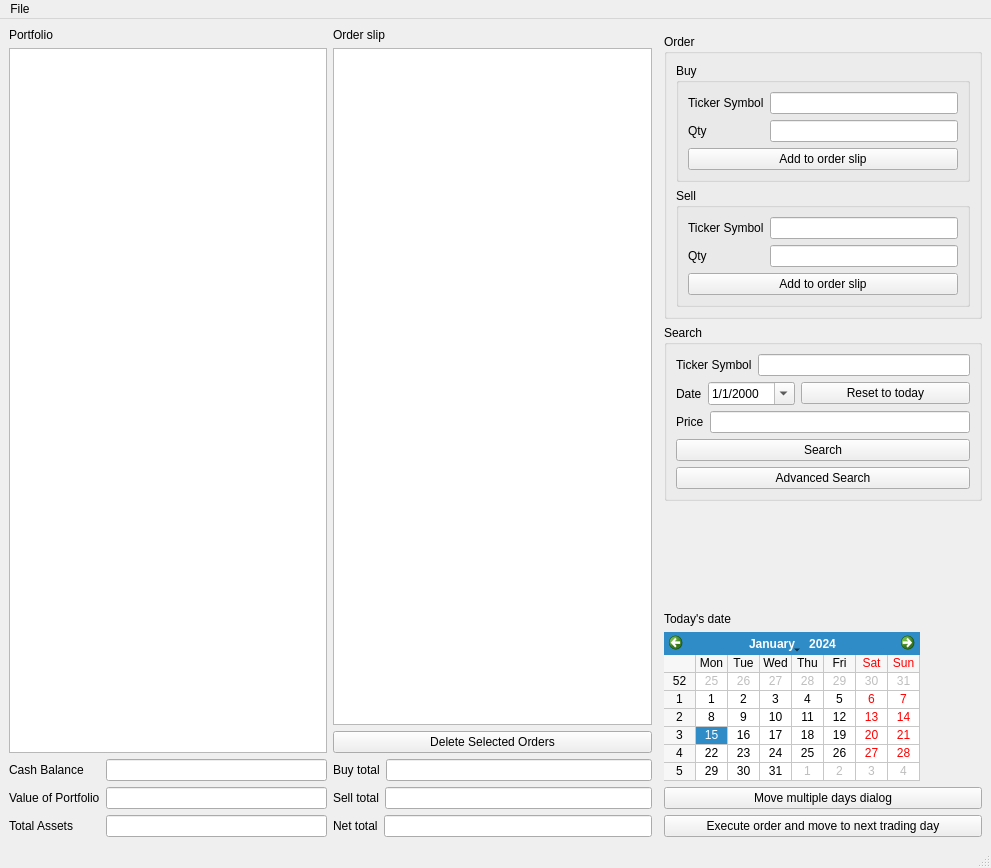
<?xml version="1.0" encoding="UTF-8"?>
<ui version="4.0">
 <class>MainWindow</class>
 <widget class="QMainWindow" name="MainWindow">
  <property name="geometry">
   <rect>
    <x>0</x>
    <y>0</y>
    <width>991</width>
    <height>868</height>
   </rect>
  </property>
  <property name="windowTitle">
   <string>Stock Market Trading Simulator</string>
  </property>
  <property name="windowIcon">
   <iconset>
    <normaloff>Stock-Prophet.jpg</normaloff>Stock-Prophet.jpg</iconset>
  </property>
  <widget class="QWidget" name="centralwidget">
   <layout class="QGridLayout" name="gridLayout">
    <item row="0" column="0" rowspan="2">
     <layout class="QVBoxLayout" name="verticalLayout_10">
      <item>
       <layout class="QVBoxLayout" name="verticalLayout_11">
        <item>
         <widget class="QLabel" name="label_3">
          <property name="text">
           <string>Portfolio</string>
          </property>
         </widget>
        </item>
        <item>
         <widget class="QTableWidget" name="tableWidget">
          <property name="selectionBehavior">
           <enum>QAbstractItemView::SelectRows</enum>
          </property>
         </widget>
        </item>
       </layout>
      </item>
      <item>
       <layout class="QGridLayout" name="gridLayout_5">
        <item row="0" column="0">
         <widget class="QLabel" name="label_17">
          <property name="text">
           <string>Cash Balance</string>
          </property>
         </widget>
        </item>
        <item row="0" column="1">
         <widget class="QLineEdit" name="lineEdit_12">
          <property name="readOnly">
           <bool>true</bool>
          </property>
         </widget>
        </item>
        <item row="1" column="0">
         <widget class="QLabel" name="label_18">
          <property name="text">
           <string>Value of Portfolio</string>
          </property>
         </widget>
        </item>
        <item row="1" column="1">
         <widget class="QLineEdit" name="lineEdit_13">
          <property name="readOnly">
           <bool>true</bool>
          </property>
         </widget>
        </item>
        <item row="2" column="0">
         <widget class="QLabel" name="label_19">
          <property name="text">
           <string>Total Assets</string>
          </property>
         </widget>
        </item>
        <item row="2" column="1">
         <widget class="QLineEdit" name="lineEdit_14">
          <property name="readOnly">
           <bool>true</bool>
          </property>
         </widget>
        </item>
       </layout>
      </item>
     </layout>
    </item>
    <item row="0" column="1" rowspan="2">
     <layout class="QVBoxLayout" name="verticalLayout_16">
      <item>
       <layout class="QVBoxLayout" name="verticalLayout_17">
        <item>
         <widget class="QLabel" name="label_30">
          <property name="text">
           <string>Order slip</string>
          </property>
         </widget>
        </item>
        <item>
         <widget class="QTableWidget" name="tableWidget_2">
          <property name="selectionMode">
           <enum>QAbstractItemView::ExtendedSelection</enum>
          </property>
          <property name="selectionBehavior">
           <enum>QAbstractItemView::SelectItems</enum>
          </property>
         </widget>
        </item>
        <item>
         <widget class="QPushButton" name="pushButton_12">
          <property name="text">
           <string>Delete Selected Orders</string>
          </property>
         </widget>
        </item>
        <item>
         <layout class="QGridLayout" name="gridLayout_2">
          <item row="0" column="0">
           <layout class="QHBoxLayout" name="horizontalLayout_7">
            <item>
             <widget class="QLabel" name="label_5">
              <property name="text">
               <string>Buy total</string>
              </property>
             </widget>
            </item>
            <item>
             <widget class="QLineEdit" name="lineEdit_4"/>
            </item>
           </layout>
          </item>
          <item row="1" column="0">
           <layout class="QHBoxLayout" name="horizontalLayout_8">
            <item>
             <widget class="QLabel" name="label_6">
              <property name="text">
               <string>Sell total</string>
              </property>
             </widget>
            </item>
            <item>
             <widget class="QLineEdit" name="lineEdit_5"/>
            </item>
           </layout>
          </item>
          <item row="2" column="0">
           <layout class="QHBoxLayout" name="horizontalLayout_9">
            <item>
             <widget class="QLabel" name="label_7">
              <property name="text">
               <string>Net total</string>
              </property>
             </widget>
            </item>
            <item>
             <widget class="QLineEdit" name="lineEdit_6"/>
            </item>
           </layout>
          </item>
         </layout>
        </item>
       </layout>
      </item>
      <item>
       <layout class="QVBoxLayout" name="verticalLayout_18"/>
      </item>
     </layout>
    </item>
    <item row="0" column="2" rowspan="2" colspan="2">
     <widget class="QLabel" name="label_20">
      <property name="text">
       <string/>
      </property>
     </widget>
    </item>
    <item row="1" column="3">
     <layout class="QVBoxLayout" name="verticalLayout_2">
      <item>
       <layout class="QVBoxLayout" name="verticalLayout_13">
        <item>
         <widget class="QGroupBox" name="groupBox_5">
          <property name="title">
           <string>Order</string>
          </property>
          <layout class="QVBoxLayout" name="verticalLayout_14">
           <item>
            <widget class="QGroupBox" name="groupBox_6">
             <property name="title">
              <string>Buy</string>
             </property>
             <layout class="QGridLayout" name="gridLayout_6">
              <item row="0" column="0">
               <widget class="QLabel" name="label_21">
                <property name="text">
                 <string>Ticker Symbol</string>
                </property>
               </widget>
              </item>
              <item row="0" column="1">
               <widget class="QLineEdit" name="lineEdit_15"/>
              </item>
              <item row="1" column="0">
               <widget class="QLabel" name="label_22">
                <property name="text">
                 <string>Qty</string>
                </property>
               </widget>
              </item>
              <item row="1" column="1">
               <widget class="QLineEdit" name="lineEdit_16"/>
              </item>
              <item row="2" column="0" colspan="2">
               <widget class="QPushButton" name="pushButton_7">
                <property name="text">
                 <string>Add to order slip</string>
                </property>
               </widget>
              </item>
             </layout>
            </widget>
           </item>
           <item>
            <widget class="QGroupBox" name="groupBox_7">
             <property name="title">
              <string>Sell</string>
             </property>
             <layout class="QGridLayout" name="gridLayout_7">
              <item row="0" column="1">
               <widget class="QLineEdit" name="lineEdit_18"/>
              </item>
              <item row="1" column="1">
               <widget class="QLineEdit" name="lineEdit_19"/>
              </item>
              <item row="0" column="0">
               <widget class="QLabel" name="label_24">
                <property name="text">
                 <string>Ticker Symbol</string>
                </property>
               </widget>
              </item>
              <item row="1" column="0">
               <widget class="QLabel" name="label_25">
                <property name="text">
                 <string>Qty</string>
                </property>
               </widget>
              </item>
              <item row="2" column="0" colspan="2">
               <widget class="QPushButton" name="pushButton_8">
                <property name="text">
                 <string>Add to order slip</string>
                </property>
               </widget>
              </item>
             </layout>
            </widget>
           </item>
          </layout>
         </widget>
        </item>
        <item>
         <widget class="QGroupBox" name="groupBox_8">
          <property name="title">
           <string>Search</string>
          </property>
          <layout class="QVBoxLayout" name="verticalLayout_19">
           <item>
            <layout class="QHBoxLayout" name="horizontalLayout">
             <item>
              <widget class="QLabel" name="label_27">
               <property name="text">
                <string>Ticker Symbol</string>
               </property>
              </widget>
             </item>
             <item>
              <widget class="QLineEdit" name="lineEdit_21"/>
             </item>
            </layout>
           </item>
           <item>
            <layout class="QHBoxLayout" name="horizontalLayout_2">
             <item>
              <widget class="QLabel" name="label_28">
               <property name="text">
                <string>Date</string>
               </property>
              </widget>
             </item>
             <item>
              <widget class="QDateEdit" name="dateEdit_2">
               <property name="sizePolicy">
                <sizepolicy hsizetype="Preferred" vsizetype="Fixed">
                 <horstretch>0</horstretch>
                 <verstretch>0</verstretch>
                </sizepolicy>
               </property>
               <property name="displayFormat">
                <string>M/d/yyyy</string>
               </property>
               <property name="calendarPopup">
                <bool>true</bool>
               </property>
              </widget>
             </item>
             <item>
              <widget class="QPushButton" name="pushButton_9">
               <property name="sizePolicy">
                <sizepolicy hsizetype="Expanding" vsizetype="Fixed">
                 <horstretch>0</horstretch>
                 <verstretch>0</verstretch>
                </sizepolicy>
               </property>
               <property name="text">
                <string>Reset to today</string>
               </property>
              </widget>
             </item>
            </layout>
           </item>
           <item>
            <layout class="QHBoxLayout" name="horizontalLayout_3">
             <item>
              <widget class="QLabel" name="label_29">
               <property name="text">
                <string>Price</string>
               </property>
              </widget>
             </item>
             <item>
              <widget class="QLineEdit" name="lineEdit_22"/>
             </item>
            </layout>
           </item>
           <item>
            <widget class="QPushButton" name="pushButton">
             <property name="text">
              <string>Search</string>
             </property>
            </widget>
           </item>
           <item>
            <widget class="QPushButton" name="pushButton_2">
             <property name="text">
              <string>Advanced Search</string>
             </property>
            </widget>
           </item>
          </layout>
         </widget>
        </item>
       </layout>
      </item>
      <item>
       <spacer name="verticalSpacer">
        <property name="orientation">
         <enum>Qt::Vertical</enum>
        </property>
        <property name="sizeHint" stdset="0">
         <size>
          <width>20</width>
          <height>40</height>
         </size>
        </property>
       </spacer>
      </item>
      <item>
       <layout class="QVBoxLayout" name="verticalLayout_15">
        <item>
         <layout class="QVBoxLayout" name="verticalLayout">
          <item>
           <widget class="QLabel" name="label_31">
            <property name="text">
             <string>Today's date</string>
            </property>
           </widget>
          </item>
          <item>
           <widget class="QCalendarWidget" name="calendarWidget_2">
            <property name="sizePolicy">
             <sizepolicy hsizetype="Fixed" vsizetype="Fixed">
              <horstretch>0</horstretch>
              <verstretch>0</verstretch>
             </sizepolicy>
            </property>
            <property name="gridVisible">
             <bool>true</bool>
            </property>
            <property name="selectionMode">
             <enum>QCalendarWidget::NoSelection</enum>
            </property>
            <property name="navigationBarVisible">
             <bool>true</bool>
            </property>
            <property name="dateEditEnabled">
             <bool>false</bool>
            </property>
           </widget>
          </item>
         </layout>
        </item>
        <item>
         <widget class="QPushButton" name="pushButton_3">
          <property name="text">
           <string>Move multiple days dialog</string>
          </property>
         </widget>
        </item>
        <item>
         <widget class="QPushButton" name="pushButton_10">
          <property name="text">
           <string>Execute order and move to next trading day</string>
          </property>
         </widget>
        </item>
       </layout>
      </item>
     </layout>
    </item>
   </layout>
  </widget>
  <widget class="QMenuBar" name="menubar">
   <property name="geometry">
    <rect>
     <x>0</x>
     <y>0</y>
     <width>991</width>
     <height>27</height>
    </rect>
   </property>
   <widget class="QMenu" name="menuFile">
    <property name="title">
     <string>File</string>
    </property>
    <addaction name="actionOpen"/>
    <addaction name="actionOpen_2"/>
    <addaction name="separator"/>
    <addaction name="actionSave"/>
    <addaction name="actionSave_As"/>
   </widget>
   <addaction name="menuFile"/>
  </widget>
  <widget class="QStatusBar" name="statusbar"/>
  <action name="actionOpen">
   <property name="text">
    <string>New</string>
   </property>
  </action>
  <action name="actionSave">
   <property name="text">
    <string>Save</string>
   </property>
  </action>
  <action name="actionSave_As">
   <property name="text">
    <string>Save As</string>
   </property>
  </action>
  <action name="actionOpen_2">
   <property name="text">
    <string>Open</string>
   </property>
  </action>
 </widget>
 <resources/>
 <connections/>
</ui>
